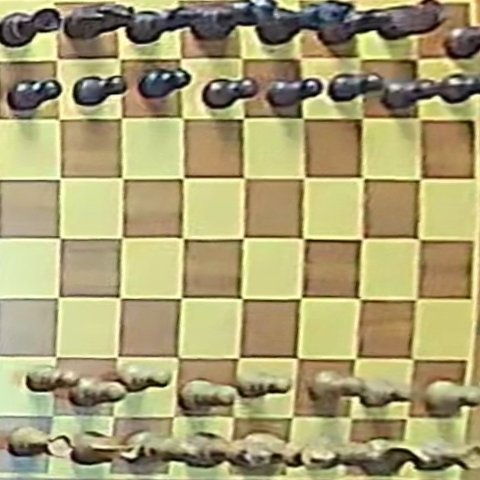
#> input picture data_for_use/pgn_data/game10/images/frame_000668.jpg, 480 x 480 px
$ python crop_board.py --image ../../data_for_use/pgn_data/game10/images/frame_000668.jpg --dir ../../data_for_use/pgn_data/game10/images
#> lines starting #> are read from the running program, lines starting #| are printed output that depends on the picture
"""
Crop chessboard area from rendered Blender images.

Crops rendered images to the chessboard area only (removes frame/background).
"""

from __future__ import annotations

import cv2
import os
import argparse
import glob
from pathlib import Path
from typing import Optional

# ==========================================
# Cropping calibration parameters
# ==========================================
# Adjust these values until the red rectangle (in preview mode)
# perfectly aligns with the chessboard area only (without frame or background).

CROP_Y_START = 75   # Top boundary
CROP_Y_END   = 725  # Bottom boundary

CROP_X_START = 75   # Left boundary
CROP_X_END   = 725  # Right boundary
# ==========================================


def process_single_image(
    image_path: str,
    output_dir: Optional[str] = None,
    output_name: Optional[str] = None,
    preview_mode: bool = False,
) -> Optional[str]:
    """
    Process a single image:
    - In preview mode: draw a red rectangle for calibration.
    - In action mode: crop the image according to the defined boundaries.

    Args:
        image_path: Path to the image to process
        output_dir: Optional output directory (defaults to overwriting original)
        output_name: Optional output filename (defaults to original filename)
        preview_mode: If True, just draw crop rectangle for calibration

    Returns:
        Path to saved file, or None if preview mode or error
    """
#> called with preview_mode = False
    if not os.path.exists(image_path):
        print(f"Error: File not found at {image_path}")
        return None

    # Load image
    img = cv2.imread(image_path)
#> img is the input picture: shape (480, 480, 3); mean B, G, R 115.6, 160.6, 169.3
    if img is None:
        print(f"Error: Failed to load image {image_path}")
        return None

    # === Preview mode: draw red rectangle only ===
    if preview_mode:
        cv2.rectangle(
            img,
            (CROP_X_START, CROP_Y_START),
            (CROP_X_END, CROP_Y_END),
            (0, 0, 255),  # Red color in BGR
            2
        )

        preview_name = "preview_calibration.png"
        cv2.imwrite(preview_name, img)
        print(f"Preview mode: saved calibration image to '{preview_name}'")
        print("Verify the red box alignment and adjust crop values if needed.")
        return None

    # === Action mode: perform actual cropping ===
    cropped_img = img[CROP_Y_START:CROP_Y_END, CROP_X_START:CROP_X_END]
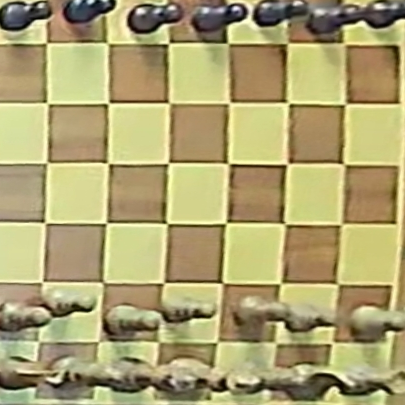
#> cropped_img: shape (405, 405, 3); mean B, G, R 113.5, 162.8, 173

    # Determine save path
    if output_dir:
        os.makedirs(output_dir, exist_ok=True)
        filename = output_name if output_name else os.path.basename(image_path)
        save_path = os.path.join(output_dir, filename)
    else:
        # Overwrite original image
        save_path = image_path

    cv2.imwrite(save_path, cropped_img)
    print(
        f"Cropped and saved: {save_path} "
        f"(New size: {cropped_img.shape[1]}x{cropped_img.shape[0]})"
    )
#| Cropped and saved: ../../data_for_use/pgn_data/game10/images/frame_000668.jpg (New size: 405x405)
    return save_path


def crop_directory(
    input_dir: str,
    output_dir: Optional[str] = None,
    preview_mode: bool = False,
) -> list[str]:
    """
    Crop all PNG images in a directory.

    Args:
        input_dir: Directory containing images
        output_dir: Optional output directory
        preview_mode: If True, just show crop preview for first image

    Returns:
        List of saved file paths
    """
    if not os.path.isdir(input_dir):
        print(f"Error: Directory {input_dir} not found")
        return []

    images = glob.glob(os.path.join(input_dir, "*.png"))
    print(f"Found {len(images)} images. Processing...")

    saved_paths = []
    for img_path in images:
        result = process_single_image(img_path, output_dir, preview_mode=preview_mode)
        if result:
            saved_paths.append(result)
        if preview_mode:
            break  # Only preview first image

    return saved_paths


def main():
    parser = argparse.ArgumentParser(description="Crop chessboard area from images.")

    parser.add_argument("--image", type=str, help="Path to a single image")
    parser.add_argument("--dir", type=str, help="Path to a directory of images")
    parser.add_argument("--output_dir", type=str, help="Optional output directory")
    parser.add_argument(
        "--preview",
        action="store_true",
        help="Preview crop area by drawing a red rectangle (no cropping)"
    )

    args = parser.parse_args()

    if args.image:
        process_single_image(args.image, args.output_dir, preview_mode=args.preview)

    elif args.dir:
        crop_directory(args.dir, args.output_dir, preview_mode=args.preview)
    else:
        print("Usage: python -m etl.blender.crop_board --image <path> [--preview]")


if __name__ == "__main__":
    main()

$ run again, on data_for_use/pgn_data/game10/images/frame_005440.jpg
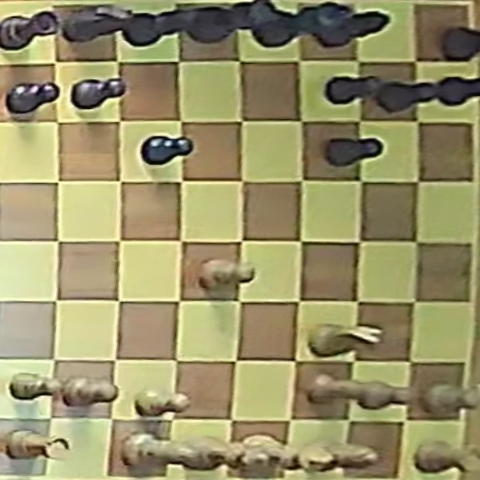
#> input picture data_for_use/pgn_data/game10/images/frame_005440.jpg, 480 x 480 px
#> in process_single_image, img is the input picture: shape (480, 480, 3); mean B, G, R 105.3, 146.4, 152.9
#> in process_single_image, `cropped_img = img[CROP_Y_START:CROP_Y_END, CROP_X_START:CROP_X_END]`:
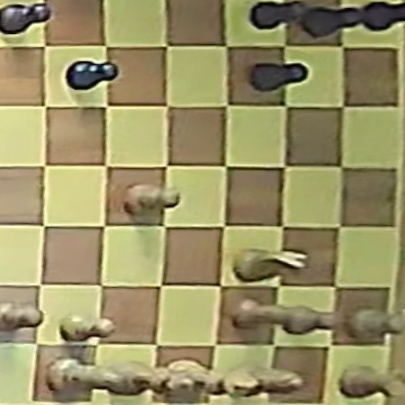
#> cropped_img: shape (405, 405, 3); mean B, G, R 102.7, 146.7, 154.4
#| Cropped and saved: ../../data_for_use/pgn_data/game10/images/frame_005440.jpg (New size: 405x405)

$ run again, on data_for_use/pgn_data/game10/images/frame_009184.jpg
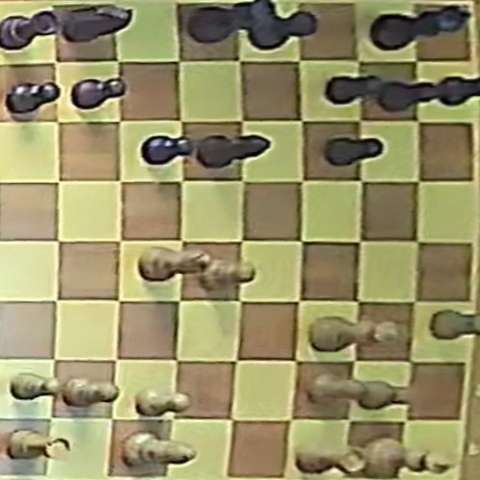
#> input picture data_for_use/pgn_data/game10/images/frame_009184.jpg, 480 x 480 px
#> in process_single_image, img is the input picture: shape (480, 480, 3); mean B, G, R 104.2, 145.6, 152.1
#> in process_single_image, `cropped_img = img[CROP_Y_START:CROP_Y_END, CROP_X_START:CROP_X_END]`:
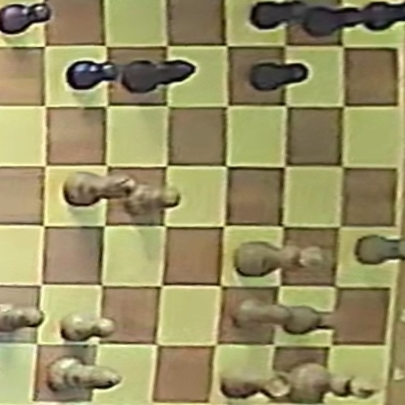
#> cropped_img: shape (405, 405, 3); mean B, G, R 100.7, 144.6, 152.1
#| Cropped and saved: ../../data_for_use/pgn_data/game10/images/frame_009184.jpg (New size: 405x405)
